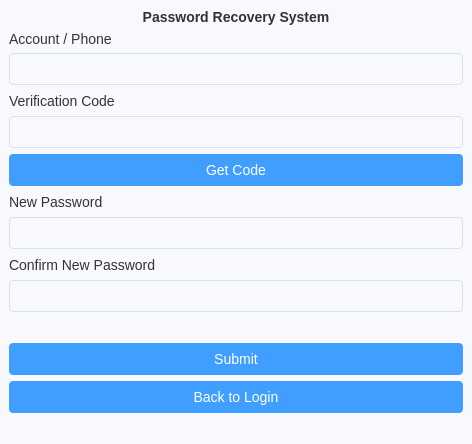
<?xml version="1.0" encoding="UTF-8"?>
<ui version="4.0">
 <class>MainWindow</class>
 <widget class="QMainWindow" name="MainWindow">
  <property name="geometry">
   <rect>
    <x>0</x>
    <y>0</y>
    <width>472</width>
    <height>444</height>
   </rect>
  </property>
  <property name="windowTitle">
   <string>Password Recovery</string>
  </property>
  <property name="styleSheet">
   <string notr="true">QWidget {
    background-color: #f7f9fc;
}
QLabel {
    font-size: 14px;
    color: #333;
}
QPushButton {
    background-color: #409eff;
    color: white;
    border: none;
    padding: 8px 16px;
    border-radius: 4px;
    font-size: 14px;
}
QPushButton:hover {
    background-color: #66b1ff;
}
QLineEdit {
    border: 1px solid #dcdfe6;
    border-radius: 4px;
    padding: 6px;
    font-size: 14px;
}</string>
  </property>
  <widget class="QWidget" name="centralwidget">
   <layout class="QVBoxLayout" name="verticalLayout_2">
    <item>
     <layout class="QVBoxLayout" name="verticalLayout">
      <item>
       <widget class="QLabel" name="label">
        <property name="font">
         <font>
          <pointsize>-1</pointsize>
          <bold>true</bold>
         </font>
        </property>
        <property name="text">
         <string>Password Recovery System</string>
        </property>
        <property name="alignment">
         <set>Qt::AlignmentFlag::AlignHCenter|Qt::AlignmentFlag::AlignTop</set>
        </property>
       </widget>
      </item>
      <item>
       <widget class="QLabel" name="label_2">
        <property name="text">
         <string>Account / Phone</string>
        </property>
       </widget>
      </item>
      <item>
       <widget class="QLineEdit" name="edit_account">
        <property name="font">
         <font>
          <pointsize>-1</pointsize>
          <bold>true</bold>
         </font>
        </property>
       </widget>
      </item>
     </layout>
    </item>
    <item>
     <widget class="QLabel" name="label_3">
      <property name="text">
       <string>Verification Code</string>
      </property>
     </widget>
    </item>
    <item>
     <widget class="QLineEdit" name="edit_code"/>
    </item>
    <item>
     <widget class="QPushButton" name="btn_getCode">
      <property name="text">
       <string>Get Code</string>
      </property>
     </widget>
    </item>
    <item>
     <widget class="QLabel" name="label_4">
      <property name="text">
       <string>New Password</string>
      </property>
     </widget>
    </item>
    <item>
     <widget class="QLineEdit" name="edit_newPwd">
      <property name="echoMode">
       <enum>QLineEdit::EchoMode::Password</enum>
      </property>
     </widget>
    </item>
    <item>
     <widget class="QLabel" name="label_5">
      <property name="text">
       <string>Confirm New Password</string>
      </property>
     </widget>
    </item>
    <item>
     <widget class="QLineEdit" name="edit_confirmPwd">
      <property name="echoMode">
       <enum>QLineEdit::EchoMode::Password</enum>
      </property>
     </widget>
    </item>
    <item>
     <widget class="QLabel" name="label_tip">
      <property name="text">
       <string/>
      </property>
     </widget>
    </item>
    <item>
     <widget class="QPushButton" name="btn_submit">
      <property name="text">
       <string>Submit</string>
      </property>
     </widget>
    </item>
    <item>
     <widget class="QPushButton" name="btn_back">
      <property name="text">
       <string>Back to Login</string>
      </property>
     </widget>
    </item>
   </layout>
  </widget>
  <widget class="QMenuBar" name="menubar">
   <property name="geometry">
    <rect>
     <x>0</x>
     <y>0</y>
     <width>472</width>
     <height>18</height>
    </rect>
   </property>
  </widget>
  <widget class="QStatusBar" name="statusbar"/>
 </widget>
 <resources/>
 <connections/>
</ui>
